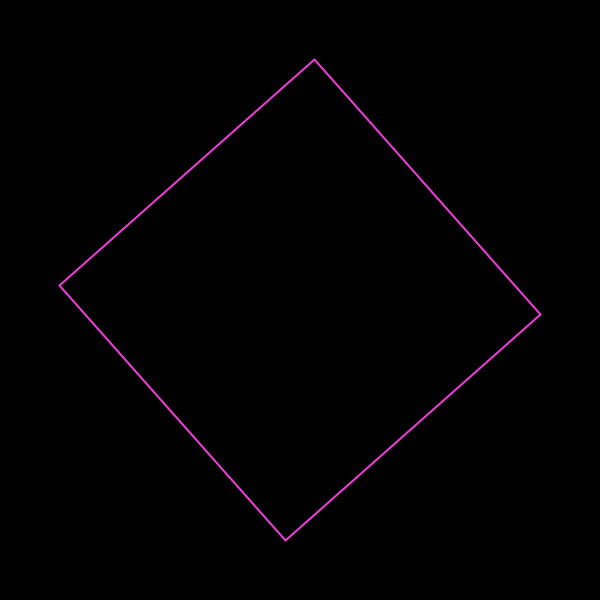
Frame 1 (no input)
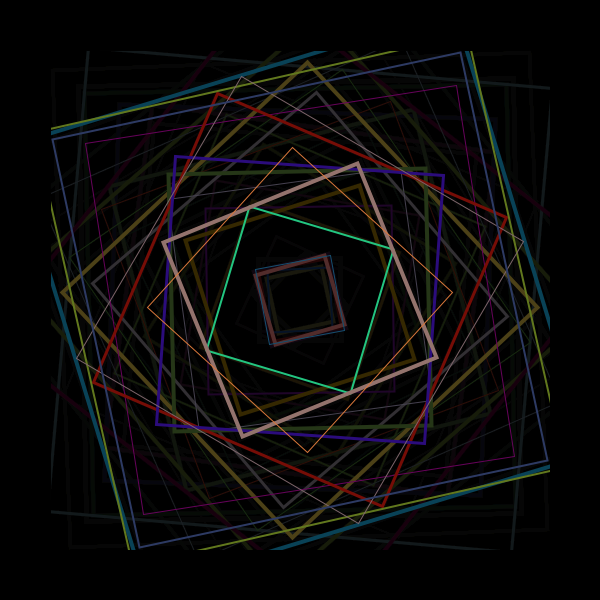
Frame 60 (the mouse pressed at the canvas centre just before this capture)
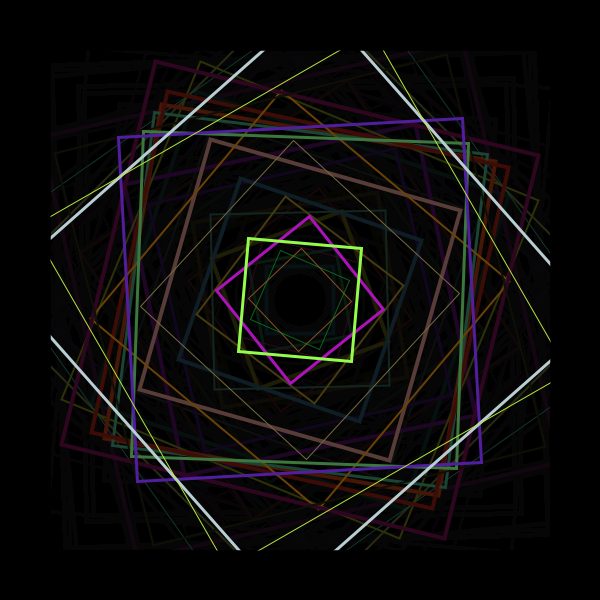
Frame 120 (the mouse held since frame 60 and released just before this capture)

The Processing sketch that drew these frames (run headless with seeded random() and noise(); from frame 60 on, the mouse is pressed at the canvas centre):

// Processing sketch: sketch__shapes_composition__4__dynamic
// ── sketch__shapes_composition__4__dynamic.pde
int posX = 0;
int posY = 0;
int size = 50;
int border = 100;

void setup() {
  size(600,600);
  background(0);
  frameRate(20);
  smooth();
}

void draw() {
  float randS = random(size,width-border);
  float randR = random(0,360);
  fill(0, 20);
  stroke(0);
  strokeWeight(border);
  rect(0,0, width, height);
  
  translate(width/2,height/2);
  rotate(randR);
  stroke(random(0,255),random(0,255),random(0,255));
  strokeWeight(int(random(1,5)));
  noFill();
  rect(-randS/2,-randS/2,randS,randS);
}
